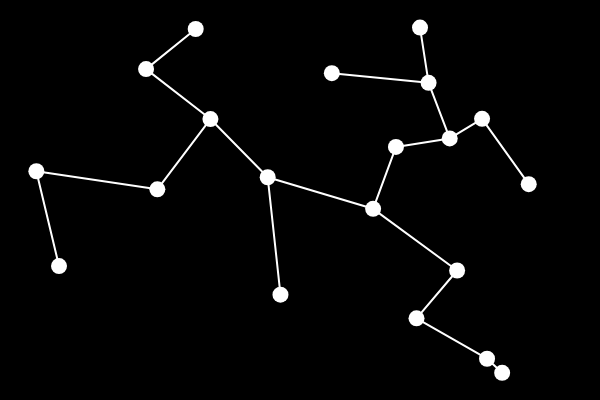
Frame 1 (no input)
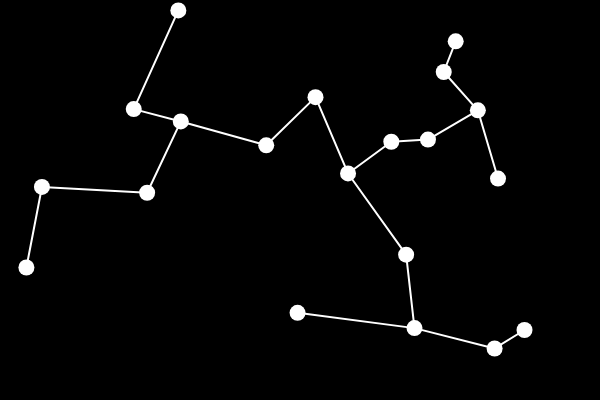
Frame 60 (no input)
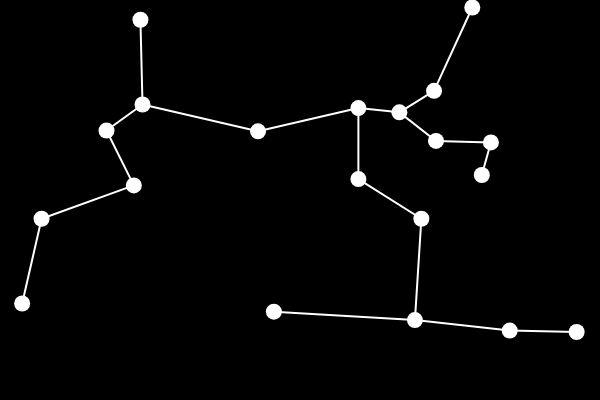
Frame 120 (the mouse pressed at the canvas centre since frame 60)

The p5.js sketch that drew these frames (run headless with seeded random() and noise() and a simulated clock; from frame 60 on, the mouse is pressed at the canvas centre):

// p5.js sketch
// ── sketch.js
//https://www.youtube.com/watch?v=BxabnKrOjT0
// https://www.youtube.com/watch?v=2F6zliBTd-w&t=830s

let vertices = [];
const r = 8;
const verticesLength = 20;

function setup() {
  createCanvas(600, 400);

  for (let i = 0; i < verticesLength; i++) {
    let v = createVector(random(width), random(height));
    vertices.push(v);
  }
}

function draw() {
  background(0);

  let reached = [];
  let unreached = [];

  unreached = vertices.slice();
  // for (let i = 0; i < vertices.length; i++) {
  //   unreached.push(vertices[i]);
  // }

  reached.push(unreached[0]);
  unreached.splice(0, 1);

  while (unreached.length > 0) {
    let record = 100000;
    let rIndex, uIndex;

    for (let i = 0; i < reached.length; i++) {
      for (let j = 0; j < unreached.length; j++) {
        let v1 = reached[i];
        let v2 = unreached[j];
        let d = dist(v1.x, v1.y, v2.x, v2.y);
        if (d < record) {
          record = d;
          rIndex = i;
          uIndex = j;
        }
      }
    }

    stroke(255);
    strokeWeight(2);
    line(
      reached[rIndex].x,
      reached[rIndex].y,
      unreached[uIndex].x,
      unreached[uIndex].y,
    );
    reached.push(unreached[uIndex]);
    unreached.splice(uIndex, 1);
  }

  for (let i = 0; i < vertices.length; i++) {
    const v = vertices[i];
    noStroke();
    fill(255);
    ellipse(v.x, v.y, r * 2, r * 2);

    let newX = v.x + random(-5, 5);
    let newY = v.y + random(-5, 5);

    // constrain 避免溢出屏幕外
    v.x = constrain(newX, 0, width);
    v.y = constrain(newY, 0, height);
  }
}
